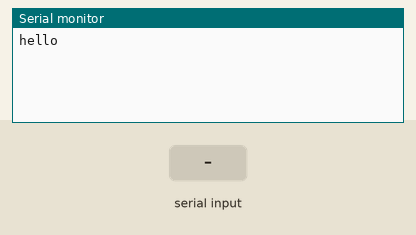
Recording of a sketch running on a simulated Arduino Uno, built with avr-gcc and run on an emulated ATmega328P. Shown: the last lines printed to the serial monitor. The inputs (shaded band) are chosen by the test bench.

Above: at 1.2 s.
1.3 s: "1\n" received over Serial
At 2.3 s:
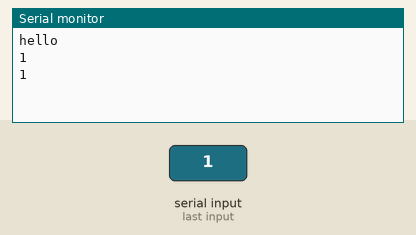
2.8 s: "0\n" received over Serial
At 3.5 s:
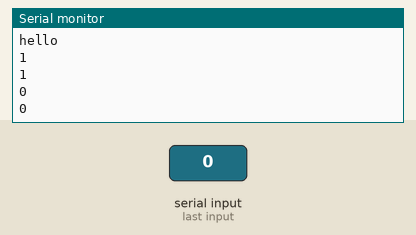
4.3 s: "2\n" received over Serial
At 4.6 s:
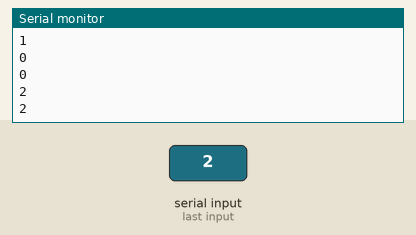
Timing chart, 0 to 7.3 s (numbered marks = the images above; inputs shaded):
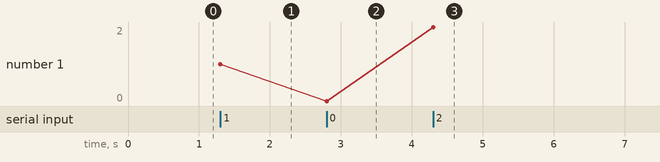

The sketch:

jsonTutorial.ino
```cpp
#include "serialUI.h"


void setup() {
  // put your setup code here, to run once:
  Serial.begin(115200);

  Serial.println("hello");
}

String readString;
// void parse(String str){
//   String temp = str.substring(0,str.indexOf(','));
//   Serial.println("1st data="+temp);
// }


void loop() {
  // put your main code here, to run repeatedly:

  while(Serial.available()>0){
    if(Serial.available()>0){
      char c = Serial.read();
      readString += c;
      // Serial.print(c);
      if(c == '\n'){
        Serial.println(readString);
        parse(readString,',');
        readString="";
      }
    }
  }
}
```

serialUI.h
```cpp
void parse(String sData, char cSeparator)
{
	int nCount = 0;
	int nGetIndex = 0 ;

	//임시저장
	String sTemp = "";

	//원본 복사
	String sCopy = sData;

	while(true)
	{
		//구분자 찾기
		nGetIndex = sCopy.indexOf(cSeparator);

		//리턴된 인덱스가 있나?
		if(-1 != nGetIndex)
		{
			//있다.

			//데이터 넣고
			sTemp = sCopy.substring(0, nGetIndex);

			Serial.println( sTemp );

			//뺀 데이터 만큼 잘라낸다.
			sCopy = sCopy.substring(nGetIndex + 1);
		}
		else
		{
			//없으면 마무리 한다.
			Serial.println( sCopy );
			break;
		}

		//다음 문자로~
		++nCount;
	}

}
```

Measured:
- after the input at 1.3 s, the serial monitor: prints a new line at once (image 1)
- after the input at 2.8 s, the serial monitor: prints a new line at once (image 2)
- after the input at 4.3 s, the serial monitor: prints a new line at once (image 3)
- plotted number 1: 1 → 0 after the input at 2.8 s, 0 → 2 after the input at 4.3 s
